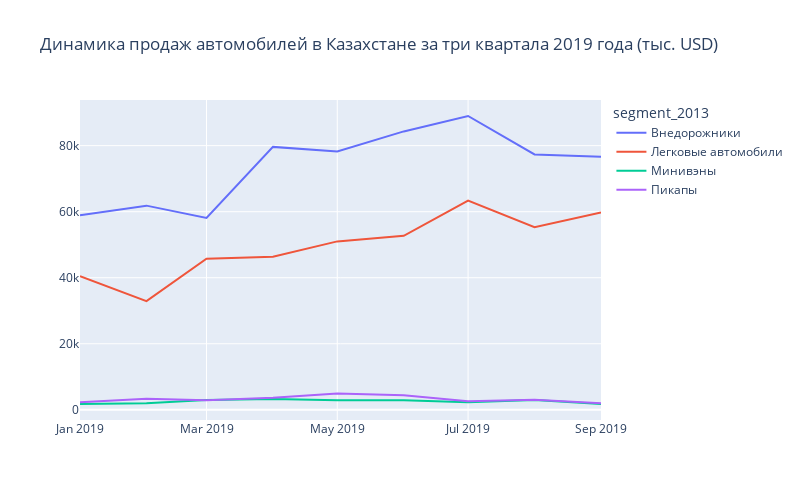

Notebook cell for this chart:
### Markdown cell above
Видим, что большую часть от продаж составляет некоммерческий транспорт, но графики продаж примерно совпадают для обеих групп. 

Посмотрим на графики для некоммерческого транспорта отдельно.

### Code cell
z=px.line(segments_cars.loc[segments_cars['segment']=='Некоммерческий транспорт'],\
          x='sales_date' , y='sell_price_usd', color='segment_2013',\
    title='Динамика продаж автомобилей в Казахстане за три квартала 2019 года (тыс. USD)',height=500,width=800)
z.update_yaxes(title_text='')
z.update_xaxes(title_text='')
z.show()

### Figure 1 — Plotly figure (JSON) as saved in the notebook; plotly's stock layout.template omitted (floating-point values rounded to 4 significant figures)
{"data": [{"hovertemplate": "segment_2013=Внедорожники<br>sales_date=%{x}<br>sell_price_usd=%{y}<extra></extra>", "legendgroup": "Внедорожники", "line": {"color": "#636efa", "dash": "solid"}, "marker": {"symbol": "circle"}, "mode": "lines", "name": "Внедорожники", "orientation": "v", "showlegend": true, "type": "scatter", "x": ["2019-01-01", "2019-02-01", "2019-03-01", "2019-04-01", "2019-05-01", "2019-06-01", "2019-07-01", "2019-08-01", "2019-09-01"], "xaxis": "x", "y": [58908, 61833, 58113, 79621, 78253, 84313, 88979, 77333, 76647], "yaxis": "y"}, {"hovertemplate": "segment_2013=Легковые автомобили<br>sales_date=%{x}<br>sell_price_usd=%{y}<extra></extra>", "legendgroup": "Легковые автомобили", "line": {"color": "#EF553B", "dash": "solid"}, "marker": {"symbol": "circle"}, "mode": "lines", "name": "Легковые автомобили", "orientation": "v", "showlegend": true, "type": "scatter", "x": ["2019-01-01", "2019-02-01", "2019-03-01", "2019-04-01", "2019-05-01", "2019-06-01", "2019-07-01", "2019-08-01", "2019-09-01"], "xaxis": "x", "y": [40479, 32907, 45748, 46326, 51005, 52710, 63342, 55318, 59741], "yaxis": "y"}, {"hovertemplate": "segment_2013=Минивэны<br>sales_date=%{x}<br>sell_price_usd=%{y}<extra></extra>", "legendgroup": "Минивэны", "line": {"color": "#00cc96", "dash": "solid"}, "marker": {"symbol": "circle"}, "mode": "lines", "name": "Минивэны", "orientation": "v", "showlegend": true, "type": "scatter", "x": ["2019-01-01", "2019-02-01", "2019-03-01", "2019-04-01", "2019-05-01", "2019-06-01", "2019-07-01", "2019-08-01", "2019-09-01"], "xaxis": "x", "y": [1768, 2017, 2961, 3272, 2888, 2910, 2255, 2934, 1760], "yaxis": "y"}, {"hovertemplate": "segment_2013=Пикапы<br>sales_date=%{x}<br>sell_price_usd=%{y}<extra></extra>", "legendgroup": "Пикапы", "line": {"color": "#ab63fa", "dash": "solid"}, "marker": {"symbol": "circle"}, "mode": "lines", "name": "Пикапы", "orientation": "v", "showlegend": true, "type": "scatter", "x": ["2019-01-01", "2019-02-01", "2019-03-01", "2019-04-01", "2019-05-01", "2019-06-01", "2019-07-01", "2019-08-01", "2019-09-01"], "xaxis": "x", "y": [2253, 3351, 2865, 3636, 4905, 4409, 2585, 3060, 1959], "yaxis": "y"}], "layout": {"height": 500, "legend": {"title": {"text": "segment_2013"}, "tracegroupgap": 0}, "title": {"text": "Динамика продаж автомобилей в Казахстане за три квартала 2019 года (тыс. USD)"}, "width": 800, "xaxis": {"anchor": "y", "domain": [0, 1], "title": {"text": ""}}, "yaxis": {"anchor": "x", "domain": [0, 1], "title": {"text": ""}}}}
